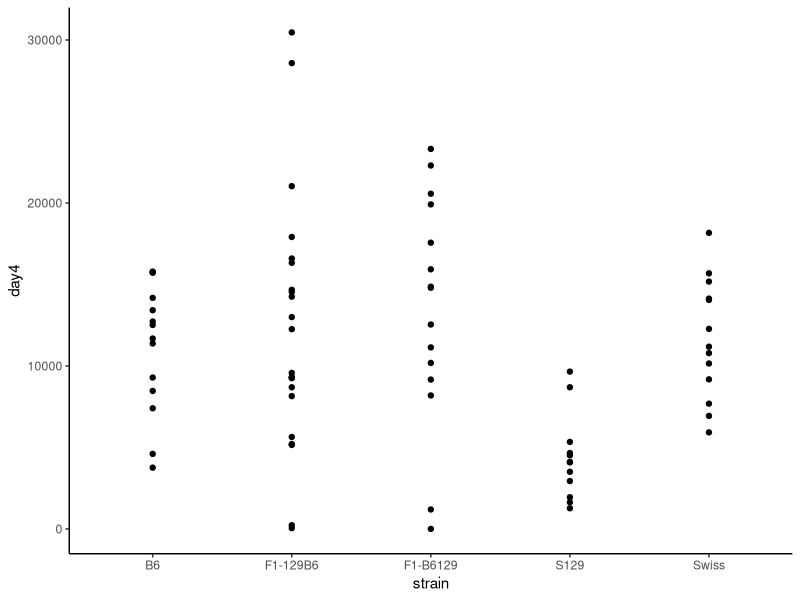
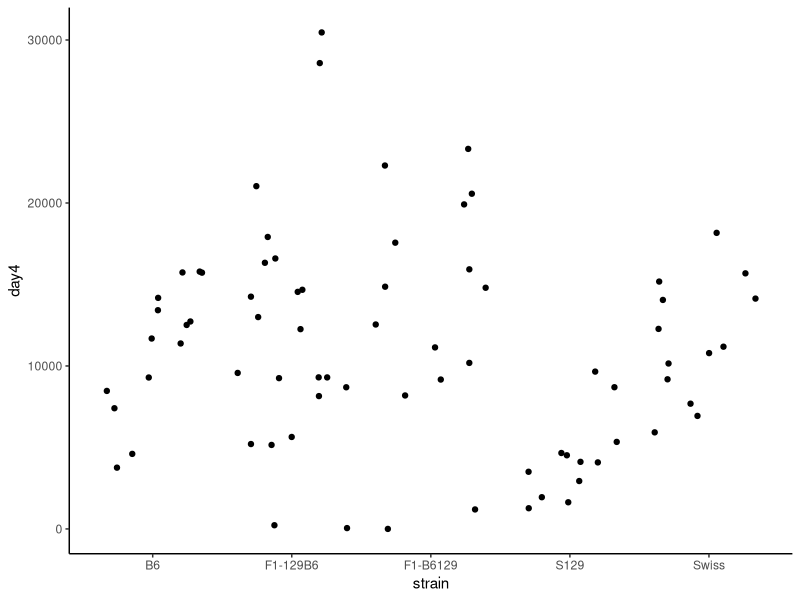
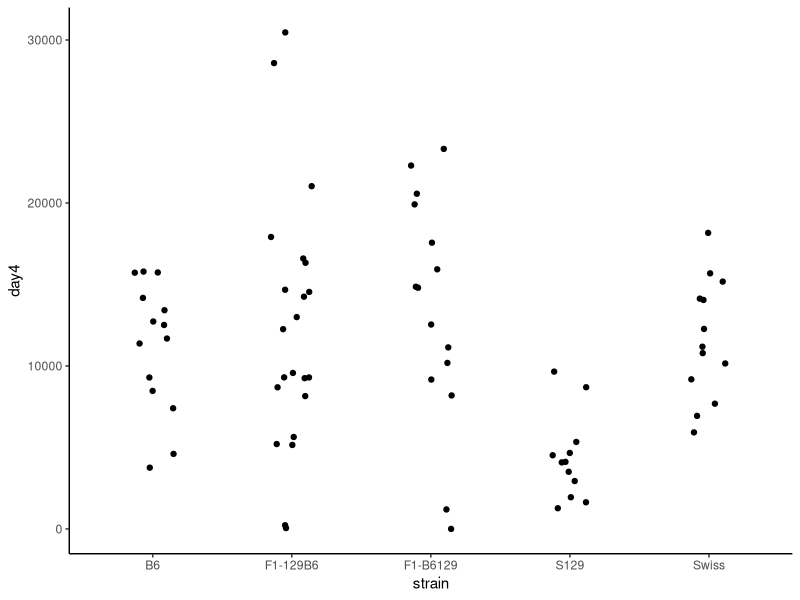
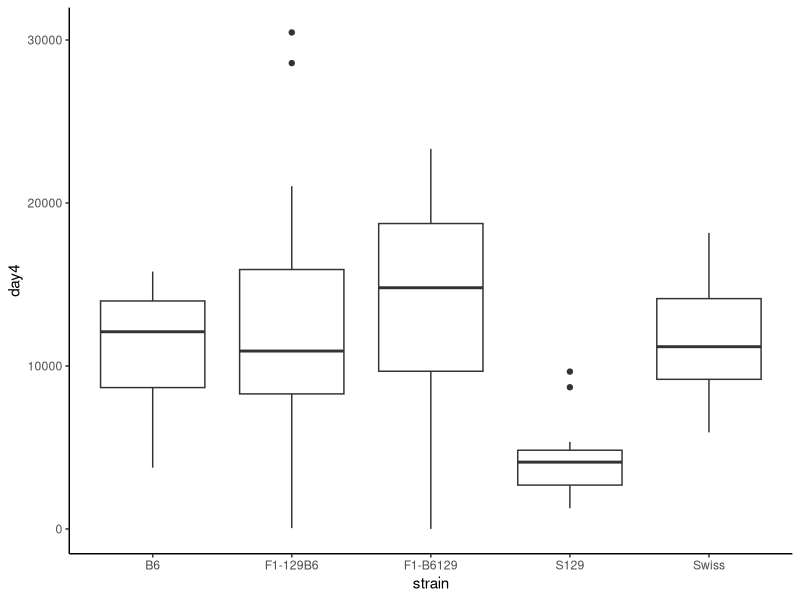
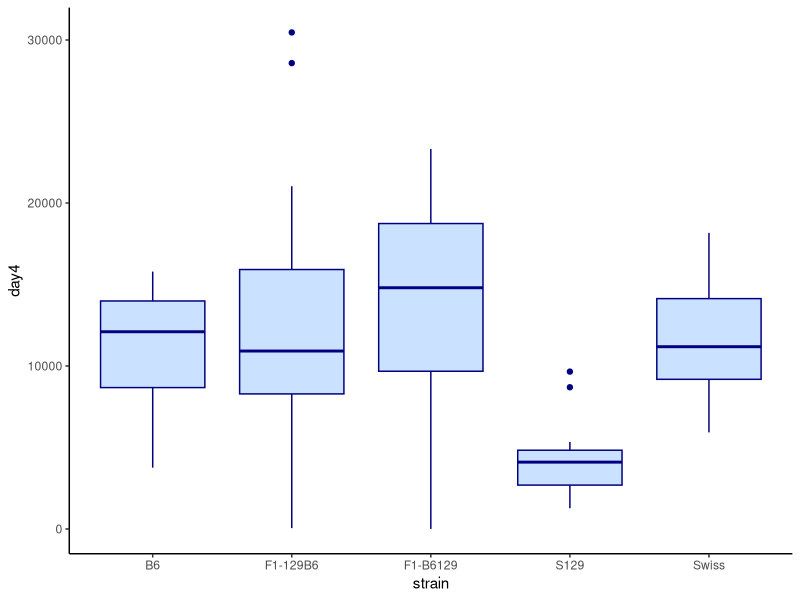
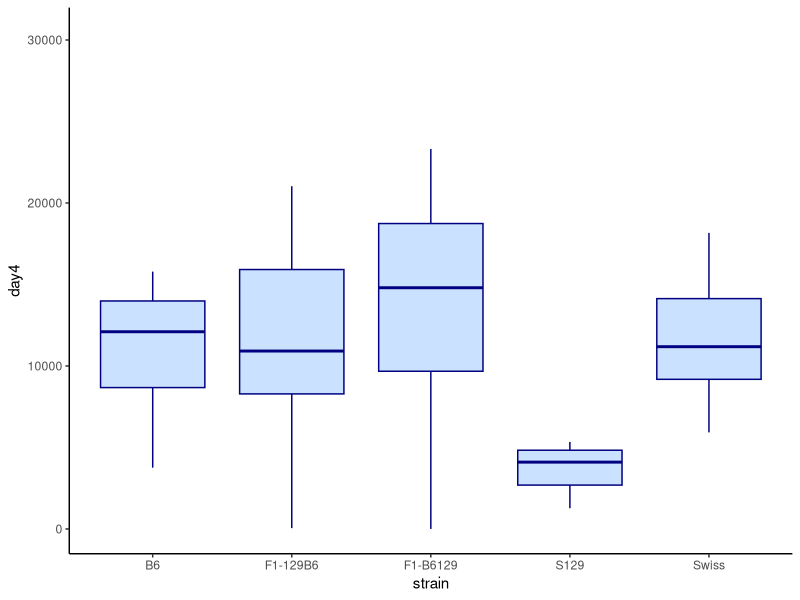
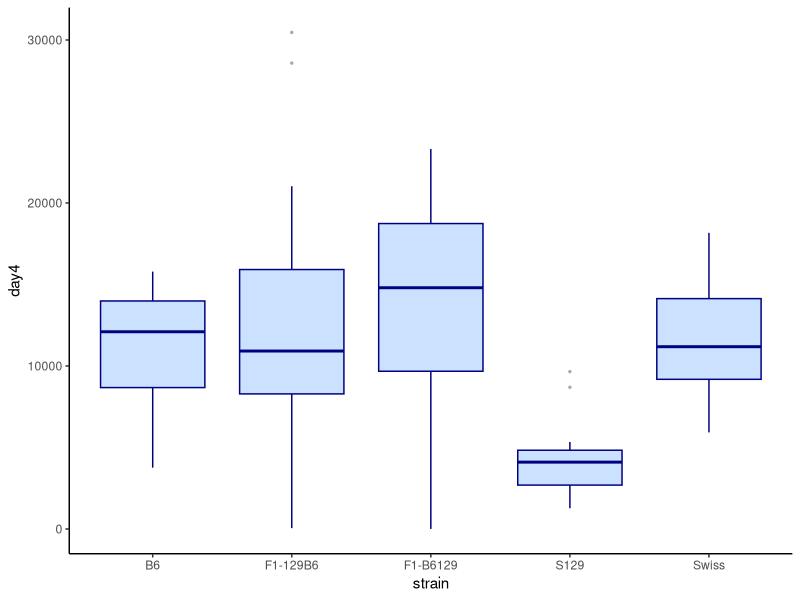
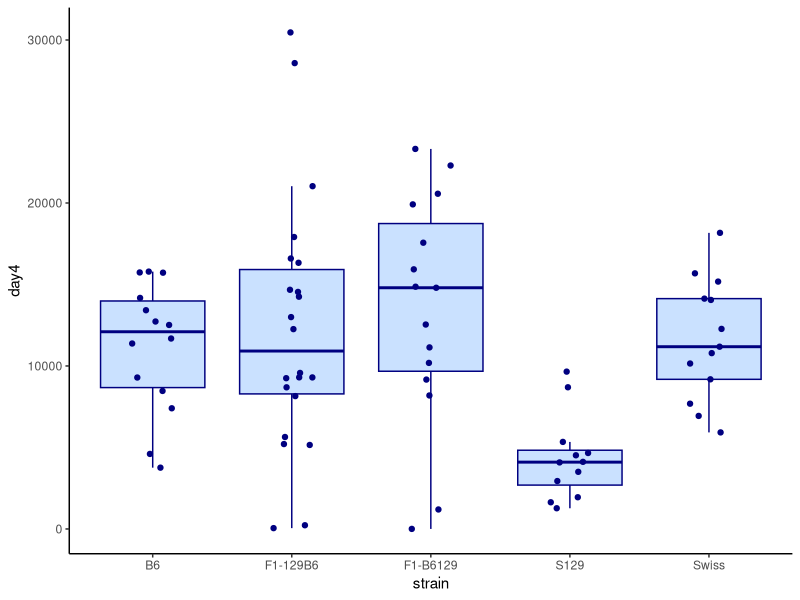

Here is the R script that generated these plots, in order:
## ---- chunk 1
library(tidyverse)
wheels <- read_csv("data_raw/wheels1.csv")
wheels1 <- wheels %>% select(id, strain, day4) 
head(wheels1)
## ---- chunk 2
table(wheels$strain)
## ---- chunk 3
ggplot(wheels1, aes(x = strain, y = day4)) + 
  geom_point()  +
  theme_classic()
## ---- chunk 4
ggplot(wheels1, aes(x = strain, y = day4)) + 
  geom_jitter()  +
  theme_classic()
## ---- chunk 5
ggplot(wheels1, aes(x = strain, y = day4)) + 
  geom_jitter(width = .15)  +
  theme_classic()
## ---- chunk 6
ggplot(wheels1, aes(x = strain, y = day4)) + 
  geom_boxplot()  +
  theme_classic()
## ---- chunk 7
ggplot(wheels1, aes(x = strain, y = day4)) + 
  geom_boxplot(color="navy", fill="lightsteelblue1") +
  theme_classic()
## ---- chunk 8
ggplot(wheels1, aes(x = strain, y = day4)) + 
  geom_boxplot(color="navy", fill="lightsteelblue1", outlier.shape = NA) +
  theme_classic()
## ---- chunk 9
ggplot(wheels1, aes(x = strain, y = day4)) + 
  geom_boxplot(color="navy", fill="lightsteelblue1", outlier.size = .5, outlier.color = "gray66") +
  theme_classic()
## ---- chunk 10
ggplot(wheels1, aes(x = strain, y = day4)) + 
  geom_boxplot(color="navy", fill="lightsteelblue1", outlier.shape = NA) +
  geom_jitter(width=0.15, color="navy") +
  theme_classic()
## ---- chunk 11
ggplot(wheels1, aes(x = strain, y = day4)) + 
  geom_boxplot(color="navy", fill="lightsteelblue1", outlier.shape = NA) +
  geom_jitter(width=0.15, color="navy", alpha = .3) +
  theme_classic()
## ---- chunk 12
ggplot(wheels1, aes(x = strain, y = day4)) + 
  geom_boxplot(color="navy", fill="lightsteelblue1", outlier.shape = NA, alpha = .3) +
  geom_jitter(width=0.15, color="navy") +
  theme_classic()
## ---- chunk 13
ggplot(wheels1, aes(x = strain, y = day4)) + 
  geom_boxplot(color="navy", fill="lightsteelblue1", outlier.shape = NA, alpha = .3) +
  geom_jitter(width=0.15, color="navy", alpha=.3) +
  theme_classic()  +
  xlab("Mouse Strain") +
  ylab("Total Revolutions") +
  ggtitle("Mouse Wheel Running")
## ---- chunk 14
ggplot(wheels1, aes(x = reorder(strain, -day4, median), y = day4)) + 
  geom_boxplot(color="navy", fill="lightsteelblue1", alpha = .3) +
  theme_classic()
## ---- chunk 15
ggplot(wheels1, aes(x = reorder(strain, -day4, median), y = day4)) + 
  geom_boxplot(color="navy", fill="lightsteelblue1", alpha = .3) +
  theme_classic() +
  xlab("Mouse Strain") +
  ylab("Total Revolutions") +
  ggtitle("Mouse Wheel Running")
## ---- chunk 16
ggplot(wheels1, aes(x = reorder(strain, -day4, median), y = day4)) + 
  geom_boxplot(color="navy", fill="lightsteelblue1", alpha = .3) +
  theme_classic() +
  xlab("Mouse Strain") +
  ylab("Total Revolutions") +
  ggtitle("Mouse Wheel Running") +
  coord_flip()
## ---- chunk 17
ggplot(wheels1, aes(x = fct_rev(reorder(strain, -day4, median)), y = day4)) + 
  geom_boxplot(color="navy", fill="lightsteelblue1", alpha = .3) +
  theme_classic() +
  xlab("Mouse Strain") +
  ylab("Total Revolutions") +
  ggtitle("Mouse Wheel Running") +
  coord_flip() 
## ---- chunk 18
ggplot(wheels1, aes(x = strain, y = day4)) +  
  geom_violin() + 
  theme_classic()
## ---- chunk 19
ggplot(wheels1, aes(x = fct_rev(reorder(strain, strain, median)), y = day4)) + 
  geom_violin(color="navy", fill="lightsteelblue1", alpha = .3) +
  theme_classic() +
  xlab("Mouse Strain") +
  ylab("Total Revolutions") +
  ggtitle("Mouse Wheel Running") +
  coord_flip() 
## ---- chunk 20
wheels2 <- wheels %>% select(id, strain, day1, day4)
head(wheels2)
## ---- chunk 21
wheels2.long <- wheels2 %>% pivot_longer(cols = 3:4, names_to = "day")
wheels2.long
## ---- chunk 22
ggplot(wheels2.long, aes(x = strain, y = value, fill=day)) + 
  geom_boxplot() +
  theme_classic()
## ---- chunk 23
ggplot(wheels2.long, aes(x = strain, y = value, fill=day)) + 
  geom_boxplot() +
  theme_classic() +
  scale_fill_manual(values = c("#9381e3", "#faff75")) +
  xlab("Mouse Strain") +
  ylab("Total Revolutions") +
  ggtitle("Mouse Wheel Running") 
## ---- chunk 24
library(ggridges)
olives <- read_csv("data_raw/olives.csv")
ggplot(olives, aes(x = oleic, y = macro.area)) +
  stat_density_ridges() +
  theme_classic()
## ---- chunk 25
ggplot(olives, aes(x = oleic, y = macro.area, fill = macro.area)) +
  stat_density_ridges() +
  theme_classic() 
## ---- chunk 26
ggplot(olives, aes(x = oleic, y = macro.area, fill = macro.area)) +
  stat_density_ridges() +
  theme_classic() +
  scale_fill_manual(values=c("#D1B8D0", "#F78EF2", "#AC33FF"))
## ---- chunk 27
ggplot(olives, aes(x = oleic, y = macro.area, fill = macro.area)) +
  stat_density_ridges(quantile_lines = TRUE) +
  theme_classic() +
  scale_fill_manual(values=c("#D1B8D0", "#F78EF2", "#AC33FF"))
## ---- chunk 28
ggplot(olives, aes(x = oleic, 
                   y = fct_reorder(region, -oleic, .fun = median), 
                   fill = fct_reorder(region, -oleic, .fun = median)
                   )) +
  stat_density_ridges(quantile_lines = TRUE) +
  theme_classic() +
  scale_fill_manual(values=c("#0000FF", "#2000DF", "#4000BF", "#60009F", "#800080", "#9F0060", "#BF0040", "#DF0020", "#FF0000")) +
  theme(legend.position = "none") +
  ylab("Region") +
  xlab("Oleic Acid Content") +
  ggtitle("Oleic Acid Content of Italian Olives by Region")
